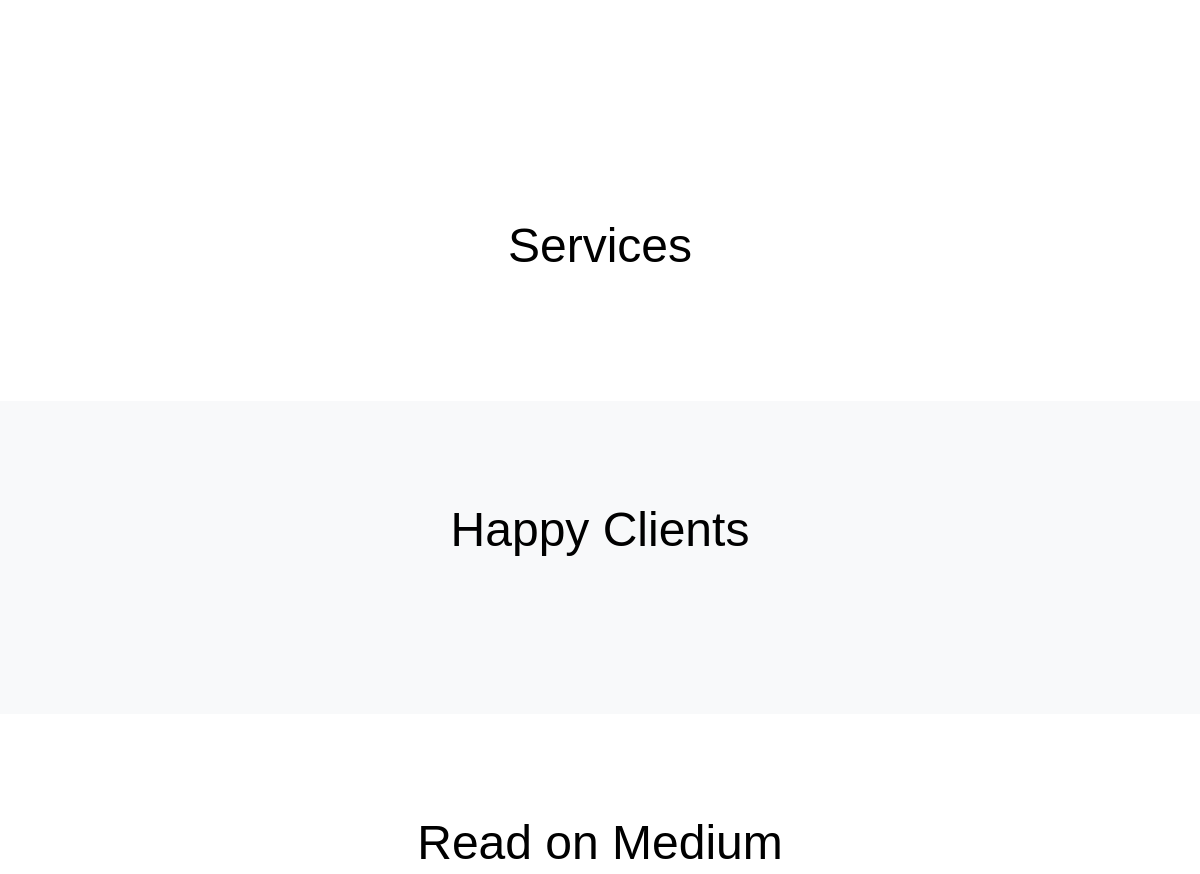
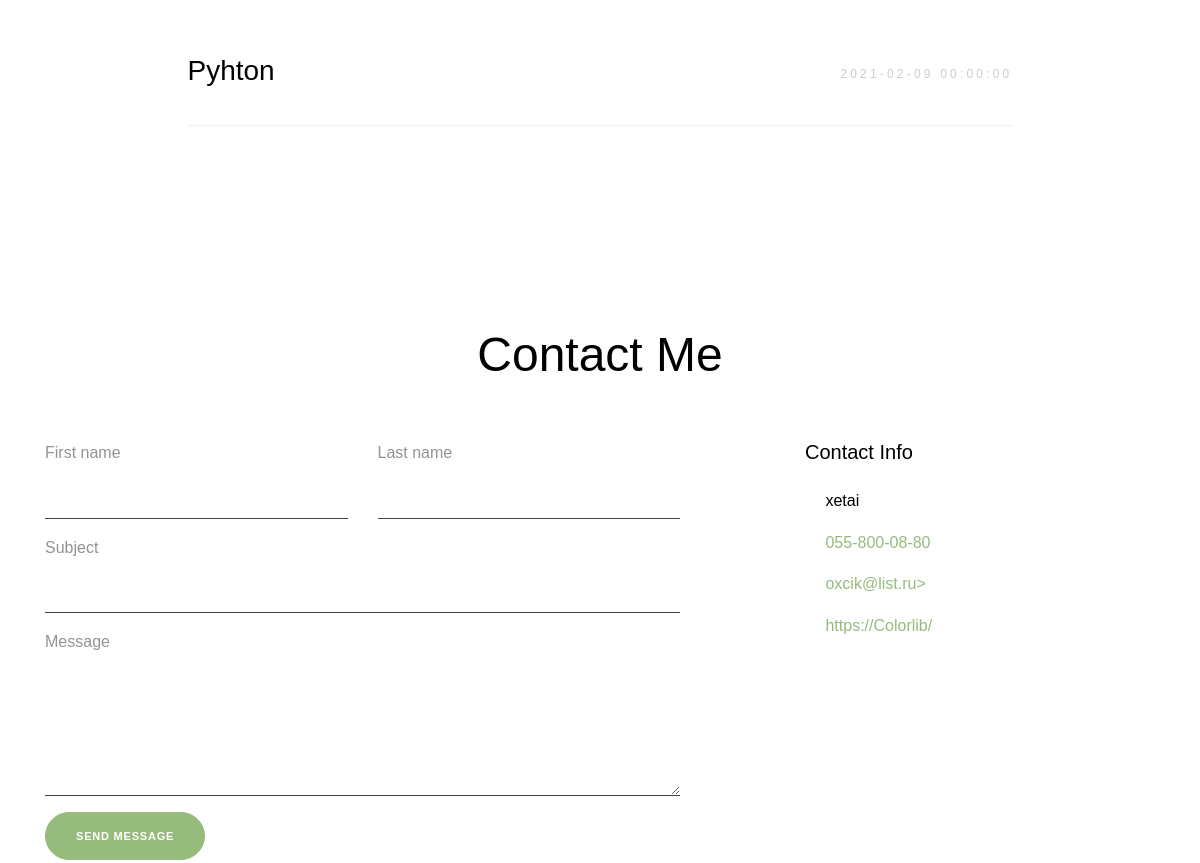
Before: / (middle part) with the older database file (2 pictures, top to bottom).
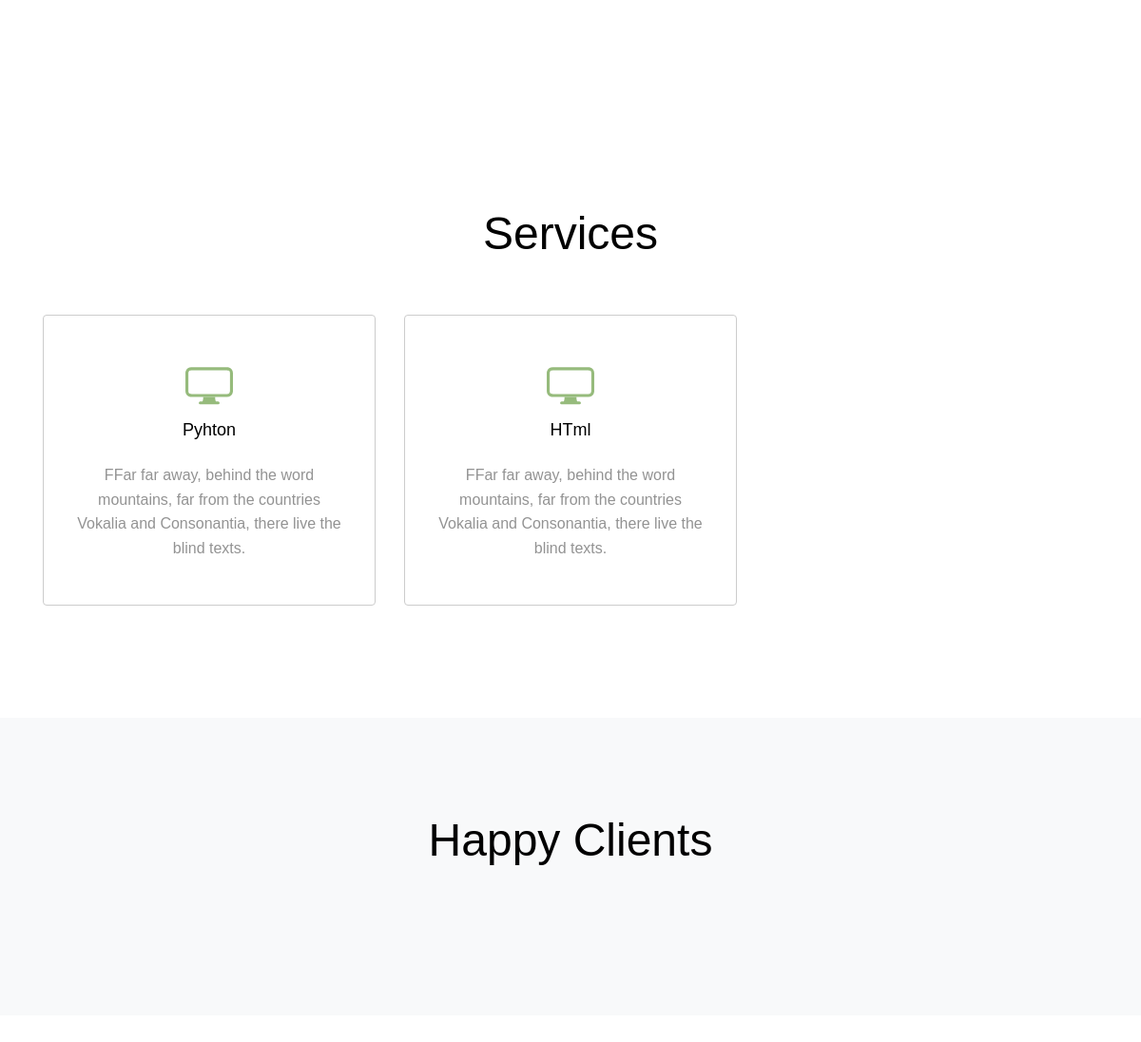
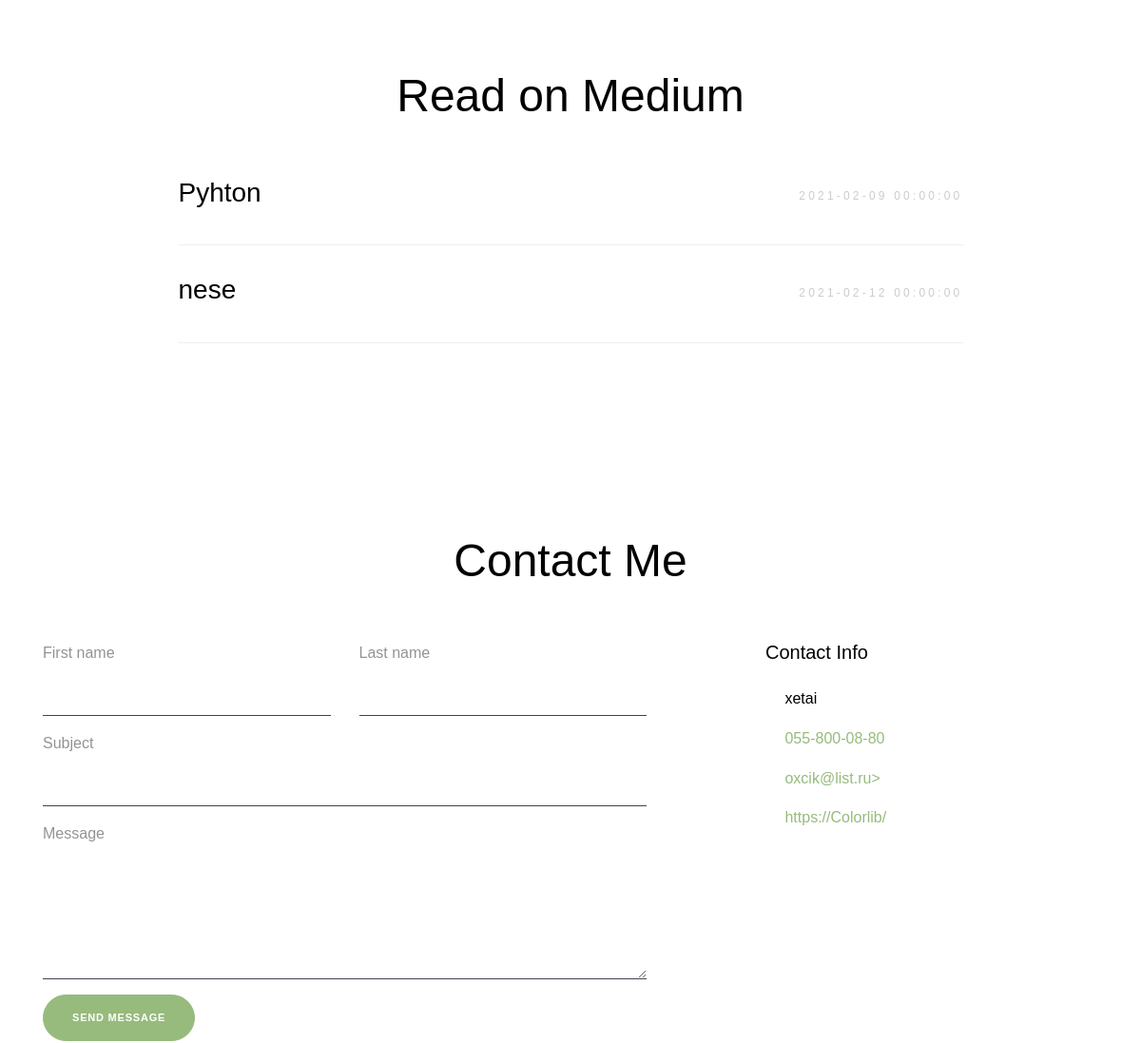
After: the same page with the newer database file (2 pictures, top to bottom).
### models.py (models this page shows)
class Blog(db.Model):
    id=db.Column(db.Integer,primary_key=True)
    text=db.Column(db.String(50),nullable=False)
    title=db.Column(db.String(50))
    image=db.Column(db.String)
    time=db.Column(db.DateTime)

class Footer(db.Model):
    id=db.Column(db.Integer,primary_key=True)
    about=db.Column(db.String(55))
    navagation=db.Column(db.String(155))
    services=db.Column(db.String(255))
    contact=db.Column(db.String(255))
    elaqe=db.Column(db.String(255))
    text=db.Column(db.String(255))
    name=db.Column(db.String(255))
    name1=db.Column(db.String(255))
    title=db.Column(db.String(255))
    adress=db.Column(db.String(255))
    email=db.Column(db.String(255))

class Services(db.Model):
    id=db.Column(db.Integer,primary_key=True)
    title=db.Column(db.String(50),nullable=False)
    text=db.Column(db.String(50),nullable=False)

### app/routes.py (the view, shortened to what this page needs)
@app.route('/',methods=["GET","POST"])
def Index():
     ftr=Footer.query.all()
     con=Connect.query.all()
     skl=Skill.query.all()
     abt=About.query.all()
     categories=Category.query.all()
     portfolio=Portfolio.query.all()
     Homm=Home.query.all()
     rsm=Resume.query.all()
     blg=Blog.query.all()
     srvc=Services.query.all()
     return render_template('app/index.html',srvc=srvc,blg=blg,rsm=rsm,Homm=Homm,categories=categories,portfolio=portfolio,skl=skl,abt=abt,con=con,ftr=ftr)

### app/templates/app/index.html (shortened to what the changed rows need)
{% extends "app/layout.html" %}
{% block content %}
<div class="untree_co-section" id="services-section">
    <div class="container">
        <div class="row">
            <div class="section-heading text-center col-md-12 mb-5" data-aos="fade-up" data-aos-delay="0">
                <h2>Services</h2>
            </div>
        </div>
        <div class="row">
            {% for i in srvc %}
            <div class="col-md-6 col-lg-4 text-center mb-5" data-aos="fade-up" data-aos-delay="100">
                <div class="site-service-item" data-animate-effect="fadeIn">
                    <span class="icon">
                    </span>
                    <h3 class="mb-4">{{i.title}}</h3>
                    <p>F{{i.text}}</p>
                </div>
            </div>
            {% endfor %}
        </div>
    </div>
</div>
<div class="site-section bg-light" id="testimonials-section">
    <div class="container">
        <div class="row mb-5">
            <div class="col-md-12" data-aos="fade-up" data-aos-delay="0">
                <div class="section-heading text-center">
                    <h2>Happy Clients</h2>
                </div>
            </div>
        </div>
    </div>
</div>
<div class="site-section" id="blog-section">
    <div class="container">
        <div class="row">
            <div class="col-md-12 mb-5" data-aos="fade-up" data-aos-delay="0">
                <div class="section-heading text-center">
                    <h2>Read on Medium</h2>
                </div>
            </div>
        </div>
        <div class="row justify-content-center">
            {% for blg in blg %}
            <div class="col-md-9">
                <ul class="list-unstyled blog-entries">
                    <li data-aos="fade-up" data-aos-delay="100">
                        <a href="/blog/{{blg.id}}" class="d-block d-md-flex justify-content-between align-items-center">
                            <div>
                                <h3>{{blg.title}}</h3>
                            </div>
                            <span class="d-block date">{{blg.time}}</span>
                        </a>
                    </li>
                </ul>
            </div>
            {% endfor %}
        </div>
    </div>
</div>
<div class="untree_co-section" id="contact-section">
    <div class="container">
        <div class="row">
            <div class="col-md-12 mb-5" data-aos="fade-up" data-aos-delay="0">
                <div class="section-heading text-center">
                    <h2>Contact Me</h2>
                </div>
            </div>
        </div>
        <div class="row">
            <div class="col-lg-4 ml-auto" data-aos="fade-up" data-aos-delay="200">
                {% for i in ftr %}
                <address class="text-black d-flex"><span class="mt-1 icon-room mr-2"></span><span>{{i.adress}}</span></address>
                <ul class="list-unstyled ul-links mb-4">
                    <li class="mb-3"><a href="tel://11234567890" class="d-flex"><span
                                class="mt-1 icon-phone mr-2"></span><span>{{i.elaqe}}</span></a></li>
                    <li class="mb-3"><a
                            href="https://preview.colorlib.com/cdn-cgi/l/email-protection#70191e161f301d09141f1d11191e5e131f1d"
                            class="d-flex"><span class="mt-1 icon-envelope mr-2"></span><span><span class="__cf_email__"
                                    data-cfemail="f79e999198b79a8e93989a969e99d994989a">{{i.email}}></span></a>
                    </li>
                    <li class="mb-3"><a href="https://colorlib/" target="_blank" class="d-flex"><span
                                class="mt-1 icon-globe mr-2"></span><span>https://Colorlib/</span></a></li>
                </ul>
                {% endfor %}
            </div>
        </div>
    </div>
</div>
{% endblock %}

Changed rows visible on the page:
added Services: title "Pyhton", text "Far far away, behind the word mountains, far from the countries Vokalia and Consonantia, there live the blind texts."
added Services: title "HTml", text "Far far away, behind the word mountains, far from the countries Vokalia and Consonantia, there live the blind texts."
added Blog: title "nese", time "2021-02-12 00:00:00"
